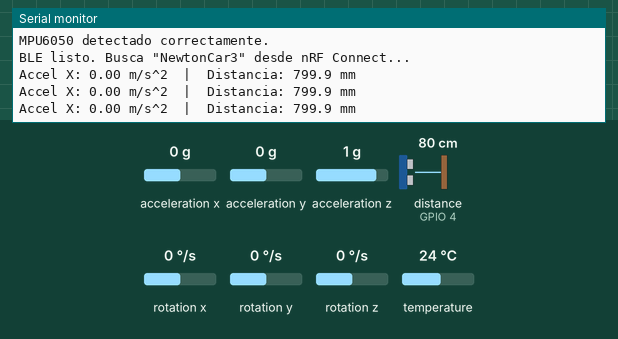
This sketch was run on a simulated ESP32. On the bench: the last lines printed to the serial monitor. Wiring (inferred from the names in the program): ultrasonic range finder: trigger GPIO 2; echo GPIO 4. The inputs (shaded band) are chosen by the test bench; at power-on: acceleration x 0 g, distance to the obstacle (sensor on GPIO 4) 80 cm, acceleration y 0 g, acceleration z 1 g, rotation x 0 °/s, rotation y 0 °/s, rotation z 0 °/s, temperature 24 °C. The echo pulse lasts 58.3 µs per cm; nothing arrives over Bluetooth unless stated; a phone connects over Bluetooth LE 3 s after start.

Above: at 2.2 s.
2.3 s: acceleration x set to -1.4 g
At 3.0 s:
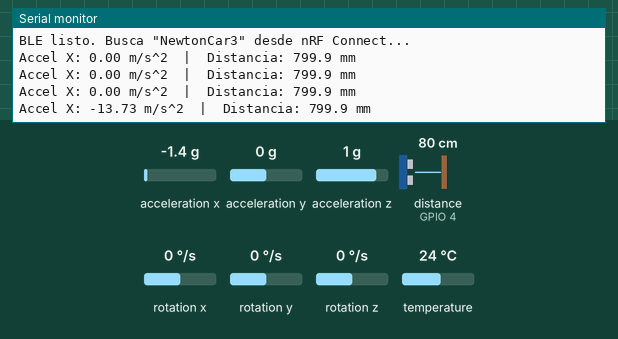
5.3 s: distance to the obstacle (sensor on GPIO 4) set to 2 cm
At 6.0 s:
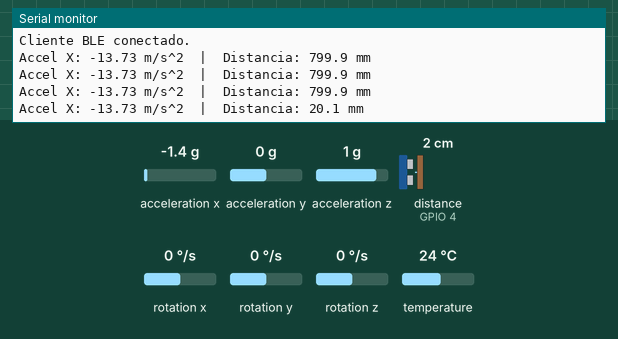
6.8 s: acceleration x set to -0.8 g
At 7.5 s:
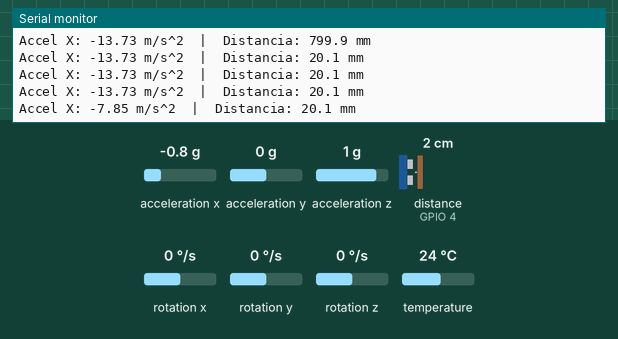
8.3 s: distance to the obstacle (sensor on GPIO 4) set to 4 cm
At 9.0 s:
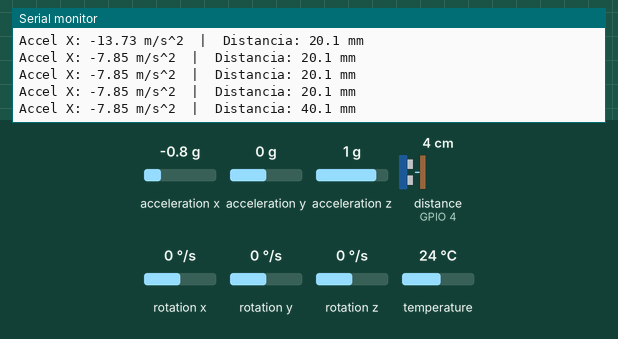
Timing chart, 0 to 10.8 s (numbered marks = the images above; inputs shaded):
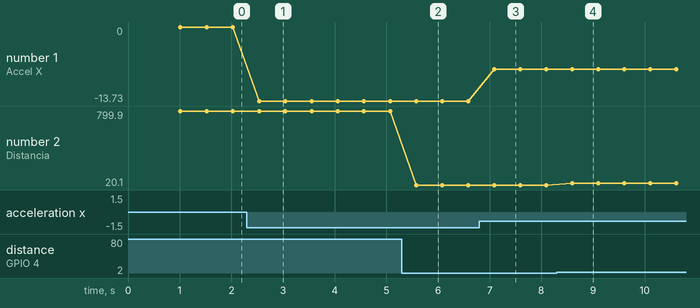

The sketch:

NewtonCart_MPU_HCSR04_BLE.ino
```cpp
/*
  Newton-Cart - Prueba 2: MPU6050 + HC-SR04 -> BLE
  ------------------------------------------------------
  Agrega el sensor ultrasonico a la prueba anterior del MPU6050.
  Ambos valores se envian por BLE dentro del servicio definido en
  la tesis (Tablas 6 y 7, seccion 3.2.2):

    Servicio "Location & Navigation": 00001819-0000-1000-8000-00805f9b34fb
    Caracteristica "Distancia":       00002713-0000-1000-8000-00805f9b34fb  [mm]
    Caracteristica "Aceleracion":     00002716-0000-1000-8000-00805f9b34fb  [m/s^2, eje X]

  Pines en el PCB (Tabla 5):
    GY-521 / MPU6050 (J6): SDA = GPIO15, SCL = GPIO13
    HC-SR04 (J8):          TRIG = GPIO2, ECHO = GPIO4 (ECHO pasa por el divisor de voltaje)

  Prueba con nRF Connect: conectate a la placa y activa las notificaciones
  (icono de las 3 flechas) en 0x2713 y en 0x2716, cada una por separado.
  Distancia = -1.0 significa "sin eco": nada al frente dentro de ~4 m,
  superficie inclinada respecto al sensor, o el HC-SR04 sin alimentacion.
*/

#include <Wire.h>
#include <Adafruit_MPU6050.h>
#include <Adafruit_Sensor.h>

#include <BLEDevice.h>
#include <BLEServer.h>
#include <BLEUtils.h>
#include <BLE2902.h>

// ---------- Configuracion por placa ----------
#define NOMBRE_BLE "NewtonCar3"   // Cambiar a NewtonCar2 / NewtonCar3 en cada placa

// ---------- Pines (Tabla 5 de la tesis) ----------
#define MPU_SDA 15
#define MPU_SCL 13
#define US_TRIG  2
#define US_ECHO  4

// ---------- UUIDs (Tablas 6 y 7 de la tesis) ----------
#define SERVICE_UUID      "00001819-0000-1000-8000-00805f9b34fb"
#define UUID_DISTANCIA    "00002713-0000-1000-8000-00805f9b34fb"
#define UUID_ACELERACION  "00002716-0000-1000-8000-00805f9b34fb"

// ---------- Parametros ----------
#define PERIODO_MS        500      // Entre lecturas. No bajar de ~60 ms: el eco anterior debe apagarse
#define US_TIMEOUT_US     25000UL  // Espera maxima del eco (~4 m). Si se agota, no hubo eco
#define VEL_SONIDO_MM_US  0.343f   // 343 m/s (aire a ~20 C) = 0.343 mm/us

Adafruit_MPU6050 mpu;

BLEServer *pServer = nullptr;
BLECharacteristic *pCharDistancia = nullptr;
BLECharacteristic *pCharAceleracion = nullptr;
volatile bool deviceConnected = false;

class MyServerCallbacks : public BLEServerCallbacks {
  void onConnect(BLEServer *server) override {
    deviceConnected = true;
    Serial.println("Cliente BLE conectado.");
  }

  void onDisconnect(BLEServer *server) override {
    deviceConnected = false;
    Serial.println("Cliente BLE desconectado. Reanudando advertising...");
    delay(300);
    server->startAdvertising();
  }
};

// Dispara el HC-SR04 y devuelve la distancia en mm, o -1 si no hubo eco.
float leerDistanciaMM() {
  digitalWrite(US_TRIG, LOW);
  delayMicroseconds(2);
  digitalWrite(US_TRIG, HIGH);
  delayMicroseconds(10);              // Pulso de disparo de 10 us (hoja de datos)
  digitalWrite(US_TRIG, LOW);

  unsigned long duracion = pulseIn(US_ECHO, HIGH, US_TIMEOUT_US);
  if (duracion == 0) {
    return -1.0f;
  }

  // Ecuacion 6 de la tesis: L = v_sonido * t / 2 (el pulso cubre ida y vuelta)
  return duracion * VEL_SONIDO_MM_US / 2.0f;
}

// Crea una caracteristica de lectura + notificacion dentro del servicio.
BLECharacteristic *crearCaracteristica(BLEService *servicio, const char *uuid) {
  BLECharacteristic *c = servicio->createCharacteristic(
      uuid,
      BLECharacteristic::PROPERTY_READ | BLECharacteristic::PROPERTY_NOTIFY);
  c->addDescriptor(new BLE2902());
  c->setValue("0");
  return c;
}

void setup() {
  Serial.begin(115200);
  delay(1000);

  Serial.println();
  Serial.println("=== Newton-Cart: MPU6050 + HC-SR04 -> BLE ===");

  // --- HC-SR04 ---
  pinMode(US_TRIG, OUTPUT);
  digitalWrite(US_TRIG, LOW);
  pinMode(US_ECHO, INPUT);

  // --- MPU6050 ---
  Wire.begin(MPU_SDA, MPU_SCL);

  if (!mpu.begin()) {
    Serial.println("ERROR: no se detecta el MPU6050 en el bus I2C.");
    Serial.println("Revisa alimentacion (J6) y SDA/SCL en GPIO15/GPIO13.");
    while (1) {
      delay(1000);
    }
  }
  Serial.println("MPU6050 detectado correctamente.");

  mpu.setAccelerometerRange(MPU6050_RANGE_8_G);
  mpu.setGyroRange(MPU6050_RANGE_500_DEG);
  mpu.setFilterBandwidth(MPU6050_BAND_21_HZ);

  // --- BLE ---
  BLEDevice::init(NOMBRE_BLE);

  pServer = BLEDevice::createServer();
  pServer->setCallbacks(new MyServerCallbacks());

  // 30 handles: cada caracteristica con notificacion usa 3. Con las 5 de la
  // tesis se llega a 16 y el limite por defecto (15) dejaria fuera la ultima.
  BLEService *pService = pServer->createService(BLEUUID(SERVICE_UUID), 30);

  pCharDistancia   = crearCaracteristica(pService, UUID_DISTANCIA);
  pCharAceleracion = crearCaracteristica(pService, UUID_ACELERACION);

  pService->start();

  BLEAdvertising *pAdvertising = BLEDevice::getAdvertising();
  pAdvertising->addServiceUUID(SERVICE_UUID);
  pAdvertising->setScanResponse(true);
  BLEDevice::startAdvertising();

  Serial.print("BLE listo. Busca \"");
  Serial.print(NOMBRE_BLE);
  Serial.println("\" desde nRF Connect...");
  Serial.println();
}

void loop() {
  // --- Lecturas ---
  sensors_event_t a, g, temp;
  mpu.getEvent(&a, &g, &temp);
  float accelX = a.acceleration.x;

  float distancia = leerDistanciaMM();

  // --- Texto que se envia por BLE (mismo formato que la prueba anterior) ---
  char txtAccel[12];
  char txtDist[12];
  snprintf(txtAccel, sizeof(txtAccel), "%.2f", accelX);
  snprintf(txtDist, sizeof(txtDist), "%.1f", distancia);   // -1.0 = sin eco

  // --- Monitor serial ---
  Serial.print("Accel X: ");
  Serial.print(txtAccel);
  Serial.print(" m/s^2  |  Distancia: ");
  if (distancia < 0) {
    Serial.println("sin eco");
  } else {
    Serial.print(txtDist);
    Serial.println(" mm");
  }

  // --- BLE ---
  if (deviceConnected) {
    pCharAceleracion->setValue(txtAccel);
    pCharAceleracion->notify();

    pCharDistancia->setValue(txtDist);
    pCharDistancia->notify();
  }

  delay(PERIODO_MS);
}
```

Measured:
- after the input at 2.3 s, the serial monitor: prints a new line after 0.24 s (image 1)
- after the input at 5.3 s, the serial monitor: prints a new line after 0.28 s (image 2)
- after the input at 6.8 s, the serial monitor: prints a new line after 0.29 s (image 3)
- after the input at 8.3 s, the serial monitor: prints a new line after 0.30 s (image 4)
- plotted number 1: 0 → -13.73 after the input at 2.3 s, -13.73 → -7.85 after the input at 6.8 s
- plotted number 2: 799.9 → 20.1 after the input at 5.3 s, 20.1 → 40.1 after the input at 8.3 s
